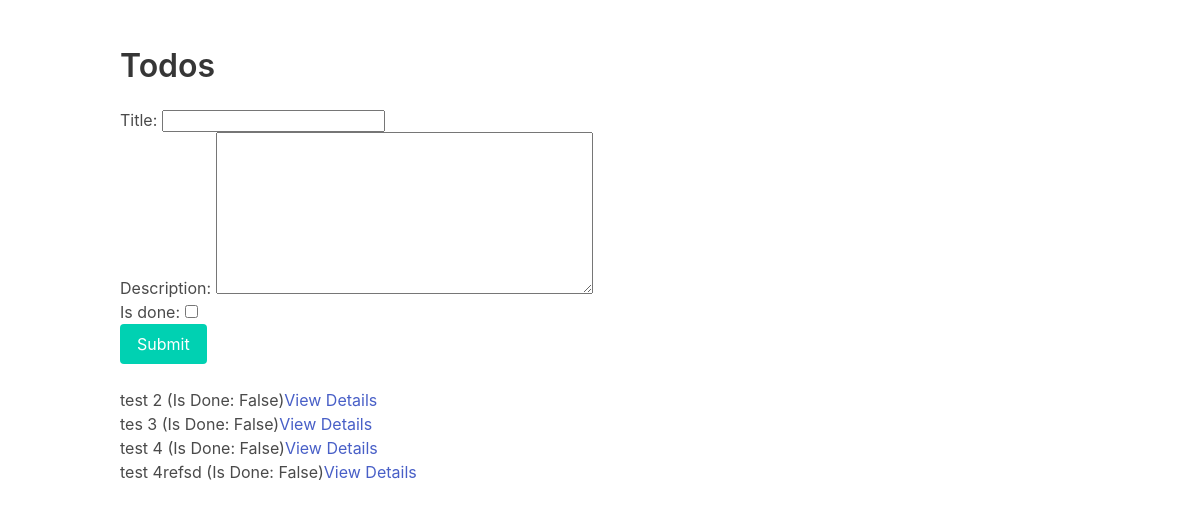
/todos/, run on an earlier commit of the app's database.
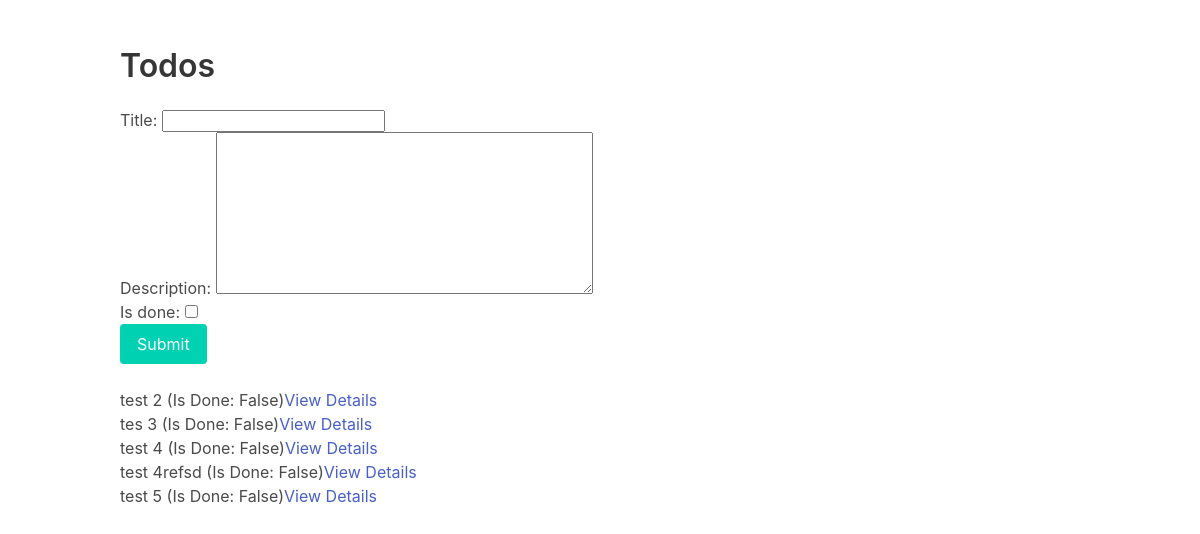
And on a later commit of the database.
### todo/models.py (models this page shows)
class Todo(models.Model):
    title = models.CharField(max_length=225)
    description = models.TextField(blank=True, null=True)
    is_done = models.BooleanField(default=False)
    date_added = models.DateField(auto_now_add=True)

### todo/views.py (the view)
# urls.py: path('todos/', include('todo.urls')),
def todos(request):
    if request.method == 'POST':
        form = TodoForm(request.POST)
        if form.is_valid():
            form.save()
            return redirect('todos')
    else:
        form = TodoForm()
    todos = Todo.objects.filter(is_done=False)
    return render(request, 'todos.html', {'todos': todos, 'form': form})

### todo/forms.py
class TodoForm(ModelForm):
    class Meta:
        model = Todo
        fields = ['title', 'description', 'is_done']

### todo/templates/todos.html (shortened to what this page needs)
{% extends 'base.html' %}
{% block content %}
<div class="columns is-multiline">
    <div class="column is-12">
        <h1 class="title">Todos</h1>
    </div>
    <div class="column is-12">
        <form method="post">
            {{ form.as_p }}
            <div class="field">
                <div class="control">
                    <button class="button is-primary">Submit</button>
                </div>
            </div>
        </form>
    </div>
    <div class="column is-12">
        {% for todo in todos %}
            <p>{{ todo.title }} (Is Done: {{ todo.is_done }})<a href="{% url 'todo' todo.id %}">View Details</a> </p>
        {% empty %}
            <p>You don't have any Todos yet.</p>
        {% endfor %}
    </div>
</div>
{% endblock %}

What changed in the data, as far as the page shows it:
added Todo: title "test 5", is_done "False"
